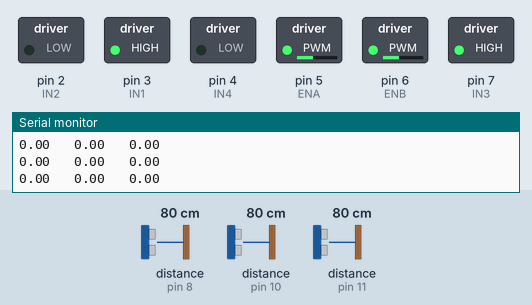
The sketch below on a simulated Arduino Uno, built with avr-gcc and run on an emulated ATmega328P. Shown: switched loads named in the sketch (green lamp = pin HIGH), the last lines printed to the serial monitor. The test bench sets the inputs (shaded band); at power-on: distance to the obstacle (sensors on pin 10, pin 8, pin 11) 80 cm.

Above: at 1.2 s.
1.3 s: distance to the obstacle (sensor on pin 10) set to 2 cm
At 1.48 s:
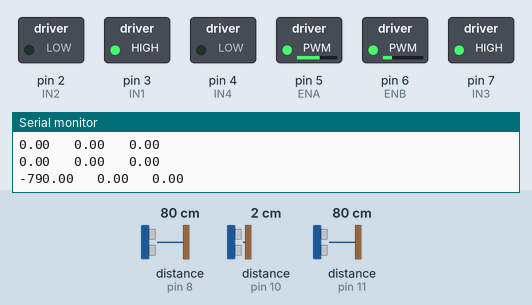
3.1 s: distance to the obstacle (sensor on pin 10) set to 9 cm
At 3.32 s:
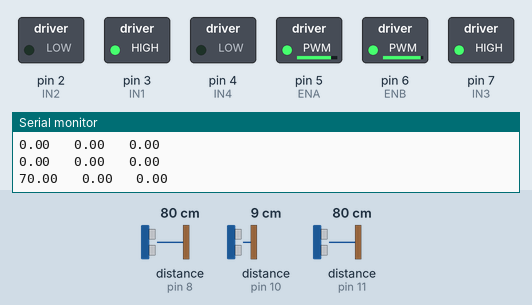
4.9 s: distance to the obstacle (sensor on pin 10) set to 4 cm
At 5.16 s:
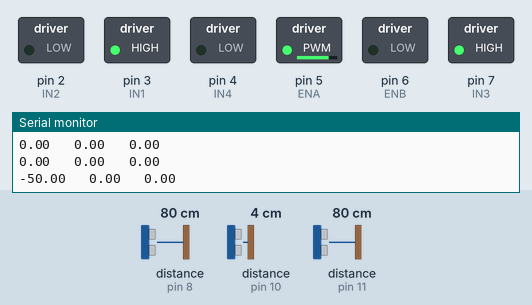
6.7 s: distance to the obstacle (sensor on pin 10) set to 9 cm
At 7.0 s:
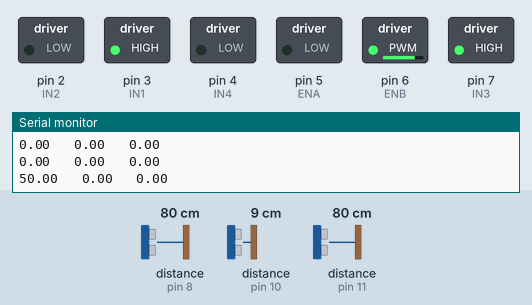
Timing chart, 0 to 9.6 s (numbered marks = the images above; inputs shaded):
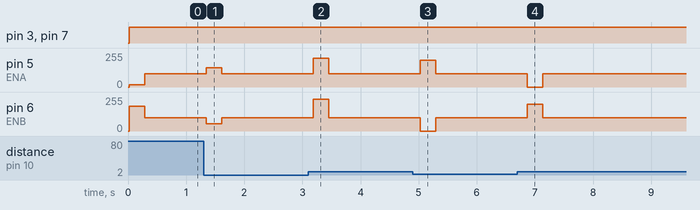

Measured:
- after the input at 1.3 s, pin 5 (ENA): 100/255 → 144/255 after 0.05 s, → 100/255 0.26 s later; pin 6 (ENB): 100/255 → 56/255 after 0.05 s, → 100/255 0.26 s later
- after the input at 3.1 s, pin 5 (ENA): 100/255 → 216/255 after 0.09 s, → 100/255 0.26 s later; pin 6 (ENB): 100/255 → 240/255 after 0.09 s, → 100/255 0.26 s later
- after the input at 4.9 s, pin 5 (ENA): 100/255 → 200/255 after 0.13 s, → 100/255 0.26 s later; pin 6 (ENB): 100/255 → 0/255 after 0.13 s, → 100/255 0.26 s later
- after the input at 6.7 s, pin 5 (ENA): 100/255 → 0/255 after 0.17 s, → 100/255 0.26 s later; pin 6 (ENB): 100/255 → 200/255 after 0.17 s, → 100/255 0.26 s later

The sketch:

wall.fillowing1.ino
```cpp
#include <NewPing.h>
#define F_Sonar  8  //정면부 초음파 센서 연결 핀
#define R_Sonar  10 //오른쪽 초음파 센서 연결 핀
#define L_Sonar  11 //왼쪽 초음파 센서 연결 핀
#define MaxDistance  150

//3번과 4번 핀은 모터 제어에 관한 핀
#define IN1  3
 #define IN2 2
 #define ENA 5

 #define IN3  7
 #define IN4  4
 #define ENB  6


int a;

float R_sonar_Distance = 0.0;
float R_sonar_Distance_old = 0.0;
float R_sonar_Error = 0.0;

float L_sonar_Distance = 0.0;
float L_sonar_Distance_old = 0.0;
float L_sonar_Error = 0.0;

float F_sonar_Distance = 0.0;
float F_sonar_Distance_old = 0.0;
float F_sonar_Error = 0.0;

NewPing F_sensor(F_Sonar,F_Sonar,MaxDistance);
NewPing R_sensor(R_Sonar,R_Sonar,MaxDistance);
NewPing L_sensor(L_Sonar,L_Sonar,MaxDistance);

void read_sonar_sensor(void) //초음파 센서 값을 읽는 함수
{
   R_sonar_Distance = R_sensor.ping_cm()*10.; //각자에 맞도록 센서 번호 설정
   L_sonar_Distance = L_sensor.ping_cm()*10.;
   F_sonar_Distance = F_sensor.ping_cm()*10.;
   if( R_sonar_Distance == 0) R_sonar_Distance = MaxDistance * 10.0;
   if( L_sonar_Distance == 0) L_sonar_Distance = MaxDistance * 10.0;
   if( F_sonar_Distance == 0) F_sonar_Distance = MaxDistance * 10.0;
}
void updata_sonar_old(void)
{
 R_sonar_Distance_old =  R_sonar_Distance;
 L_sonar_Distance_old =  L_sonar_Distance;
 F_sonar_Distance_old =  F_sonar_Distance;
}

void updata_sonar_error(void)
{
 R_sonar_Error =  R_sonar_Distance -  R_sonar_Distance_old;
 L_sonar_Error =  L_sonar_Distance -  L_sonar_Distance_old;
 F_sonar_Error =  F_sonar_Distance -  F_sonar_Distance_old;
}


void motor(int L_sp, int R_sp)
{
  Go(a,100-R_sonar_Error*2, 100+R_sonar_Error*2);
}

void setup() {
  // put your setup code here, to run once:
Serial.begin(115200);
  pinMode(IN1, OUTPUT);
  pinMode(IN2, OUTPUT);
  pinMode(IN3, OUTPUT);
  pinMode(IN4, OUTPUT);//3,4번 제어핀들은 핀모드를 출력으로 설정


}


void loop() {
  // put your main code here, to run repeatedly:
 float p_gain = 1.5;
 int motor_diff = 0;

 read_sonar_sensor();
 updata_sonar_error();
 updata_sonar_old();
 Serial.print(R_sonar_Error); Serial.print("\t ");
 Serial.print(L_sonar_Error); Serial.print("\t ");
 Serial.println(F_sonar_Error);

 motor_diff = R_sonar_Error*p_gain;
 motor(100 - motor_diff, 100 + motor_diff);
 delay(250);


}
 void Go(int a, int L_sp,int R_sp)
 {
   //전진
 digitalWrite(IN1, HIGH);
 digitalWrite(IN2, LOW);
 digitalWrite(IN3, HIGH);
 digitalWrite(IN4, LOW);
 analogWrite(ENA, L_sp);
 analogWrite(ENB, R_sp);
 delay(a);
 }

 //후진
 void back()
 {
 digitalWrite(IN1, LOW);
 digitalWrite(IN2, HIGH);
 digitalWrite(IN3, LOW);
 digitalWrite(IN4, HIGH);
 analogWrite(ENA, 100);
 analogWrite(ENB, 100);
 delay(100);
 }

 void right()
 {//right
 digitalWrite(IN1, HIGH);
 digitalWrite(IN2, LOW);
 digitalWrite(IN3, LOW);
 digitalWrite(IN4, HIGH);
 analogWrite(ENA, 100);
 analogWrite(ENB, 100);
 delay(100);
 }


  void lefted()
  {
    //lefted
 digitalWrite(IN1, LOW);
 digitalWrite(IN2, HIGH);
 digitalWrite(IN3, HIGH);
 digitalWrite(IN4, LOW);
 analogWrite(ENA, 100);
 analogWrite(ENB, 100);
 delay(100);
 }
```
